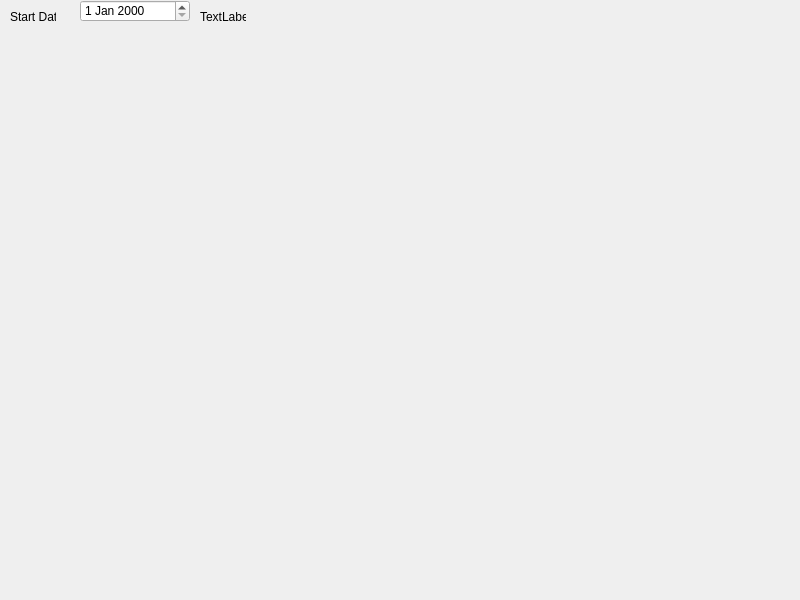
<?xml version="1.0" encoding="UTF-8"?>
<ui version="4.0">
 <class>col_transactions</class>
 <widget class="QMainWindow" name="col_transactions">
  <property name="geometry">
   <rect>
    <x>0</x>
    <y>0</y>
    <width>800</width>
    <height>600</height>
   </rect>
  </property>
  <property name="windowTitle">
   <string>MainWindow</string>
  </property>
  <widget class="QWidget" name="centralwidget">
   <widget class="QLabel" name="label">
    <property name="geometry">
     <rect>
      <x>10</x>
      <y>10</y>
      <width>46</width>
      <height>13</height>
     </rect>
    </property>
    <property name="text">
     <string>Start Date:</string>
    </property>
   </widget>
   <widget class="QDateEdit" name="dateEdit">
    <property name="geometry">
     <rect>
      <x>80</x>
      <y>0</y>
      <width>110</width>
      <height>22</height>
     </rect>
    </property>
   </widget>
   <widget class="QLabel" name="label_2">
    <property name="geometry">
     <rect>
      <x>200</x>
      <y>10</y>
      <width>46</width>
      <height>13</height>
     </rect>
    </property>
    <property name="text">
     <string>TextLabel</string>
    </property>
   </widget>
  </widget>
 </widget>
 <resources/>
 <connections/>
</ui>
